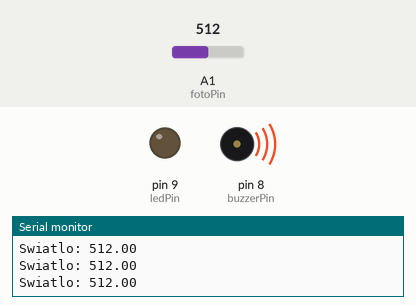
This sketch was run on a simulated Arduino Uno, built with avr-gcc and run on an emulated ATmega328P. On the bench: output pins drawn as LEDs (lit = HIGH), buzzer (waves = sounding, pin HIGH), the last lines printed to the serial monitor. The test bench sets the inputs (shaded band); at power-on: A1 (fotoPin) = 512.

Above: at 1.2 s.
1.3 s: A1 (fotoPin) set to 21
2.8 s: A1 (fotoPin) set to 17
At 4.0 s:
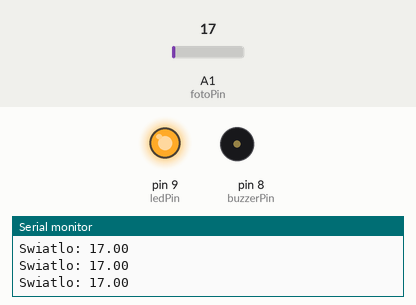
4.3 s: A1 (fotoPin) set to 122
At 5.5 s:
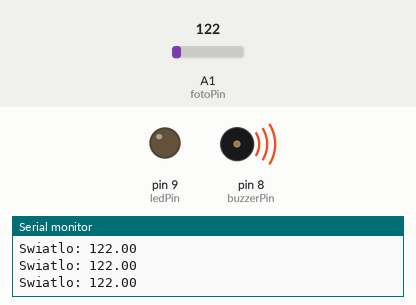
5.8 s: A1 (fotoPin) set to 10
At 7.2 s:
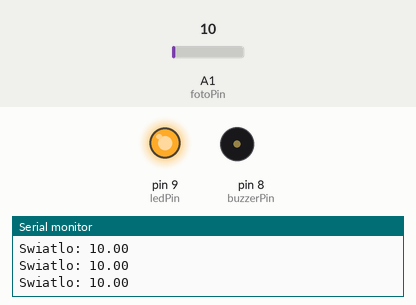
Timing chart, 0 to 8.3 s (numbered marks = the images above; inputs shaded):
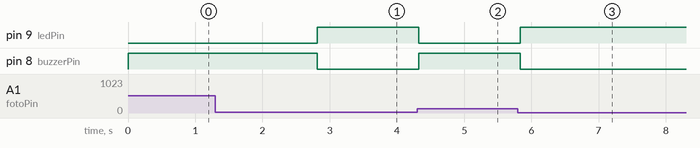

Measured:
- the behaviour switches between 20 and 19 on A1 (fotoPin) (found by bisection; images 0 and 1)
- after the input at 2.8 s, pin 9 (ledPin): LOW → HIGH at once; pin 8 (buzzerPin): HIGH → LOW at once
- after the input at 4.3 s, pin 9 (ledPin): HIGH → LOW at once; pin 8 (buzzerPin): LOW → HIGH at once
- after the input at 5.8 s, pin 9 (ledPin): LOW → HIGH at once; pin 8 (buzzerPin): HIGH → LOW at once

The sketch:

file5.ino
```cpp
const int fotoPin = A1;
const int ledPin = 9;
const int buzzerPin = 8;

uint8_t buzzerState = false;
uint8_t ledState = false;

void setup()
{
	pinMode(ledPin, OUTPUT);
	pinMode(buzzerPin, OUTPUT);
	pinMode(fotoPin, INPUT);
	Serial.begin(9600);
}

void showLed()
{
	if (ledState)
		digitalWrite(ledPin, 100);
	else
		digitalWrite(ledPin, 0);
}

void turnBuzzer()
{
	if (buzzerState)
		digitalWrite(buzzerPin, 100);
	else
		digitalWrite(buzzerPin, 0);
}

void loop()
{
	float fotoRes = analogRead(fotoPin);

	if (fotoRes >= 20)
	{
		ledState = false;
		buzzerState = true;
	}
	else
	{
		ledState = true;
		buzzerState = false;
	}

	turnBuzzer();
	showLed();

	Serial.print("Swiatlo: ");
	Serial.println(fotoRes);

	delay(100);
}
```
